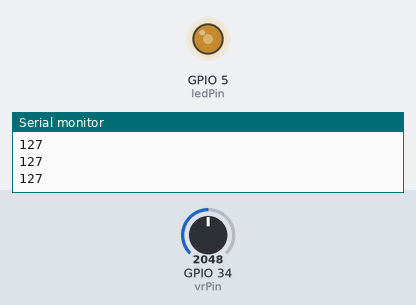
A sketch run on a simulated ESP32. Shown: output pins drawn as LEDs (lit = HIGH), the last lines printed to the serial monitor. The inputs (shaded band) are chosen by the test bench; at power-on: GPIO 34 (vrPin) = 2048.

Above: at 1.2 s.
1.3 s: GPIO 34 (vrPin) set to 2866
At 2.5 s:
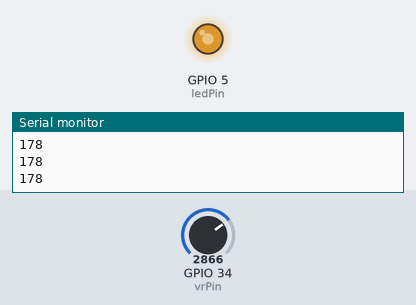
2.8 s: GPIO 34 (vrPin) set to 3603
At 3.9 s:
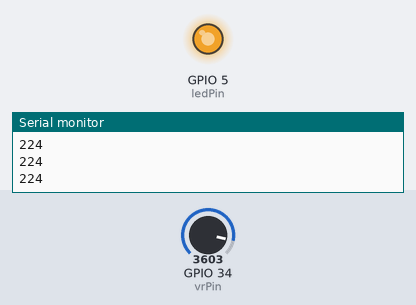
4.3 s: GPIO 34 (vrPin) set to 491
At 5.2 s:
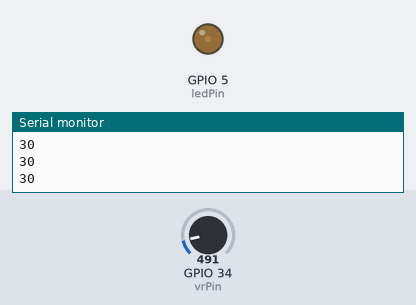
5.8 s: GPIO 34 (vrPin) set to 0
At 6.4 s:
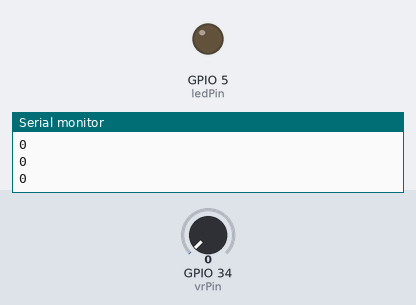
7.3 s: GPIO 34 (vrPin) set to 2047
At 7.6 s:
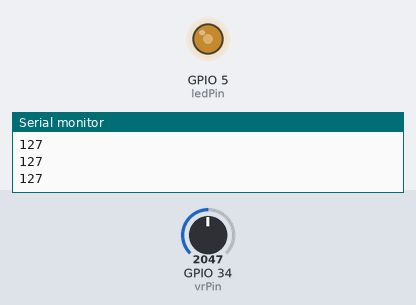
Timing chart, 0 to 9.8 s (numbered marks = the images above; inputs shaded):
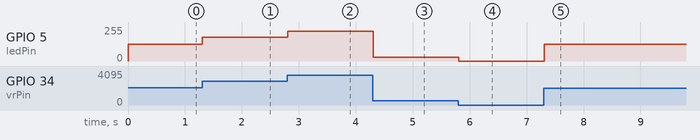

Measured:
- after the input at 1.3 s, GPIO 5 (ledPin): 127/255 → 177/255 at once
- after the input at 2.8 s, GPIO 5 (ledPin): 177/255 → 223/255 at once
- after the input at 4.3 s, GPIO 5 (ledPin): 223/255 → 30/255 at once
- after the input at 5.8 s, GPIO 5 (ledPin): 30/255 → 0/255 at once
- after the input at 7.3 s, GPIO 5 (ledPin): 0/255 → 127/255 at once

The sketch:

Lab0_5_T2.ino
```cpp
// the number of the LED pin
const int ledPin = 5; // 5 corresponds to GPIO5
const int vrPin = 34; // 36 corresponds to GPIO36
// setting PWM properties
const int freq = 5000;
const int resolution = 8;
void setup(){
  Serial.begin(115200);
// set GPIO36 as input
  pinMode(vrPin, INPUT);
  ledcAttach(ledPin, freq, resolution);
}
void loop(){
// read the voltage level at GPIO36
  int vr_value = analogRead(vrPin);
  int dutyCycle = map(vr_value, 0, 4095, 0, 255);
  Serial.println(dutyCycle);
  ledcWrite(ledPin, dutyCycle);
  delay(100);

}
```
